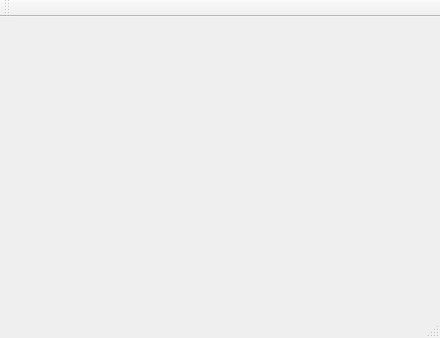
<?xml version="1.0" encoding="UTF-8"?>
<ui version="4.0">
 <class>MainWindow</class>
 <widget class="QMainWindow" name="MainWindow">
  <property name="geometry">
   <rect>
    <x>0</x>
    <y>0</y>
    <width>440</width>
    <height>338</height>
   </rect>
  </property>
  <property name="windowTitle">
   <string>MainWindow</string>
  </property>
  <widget class="QWidget" name="centralWidget"/>
  <widget class="QMenuBar" name="menuBar">
   <property name="geometry">
    <rect>
     <x>0</x>
     <y>0</y>
     <width>440</width>
     <height>25</height>
    </rect>
   </property>
  </widget>
  <widget class="QToolBar" name="mainToolBar">
   <attribute name="toolBarArea">
    <enum>TopToolBarArea</enum>
   </attribute>
   <attribute name="toolBarBreak">
    <bool>false</bool>
   </attribute>
  </widget>
  <widget class="QStatusBar" name="statusBar"/>
 </widget>
 <layoutdefault spacing="6" margin="11"/>
 <resources/>
 <connections/>
</ui>
